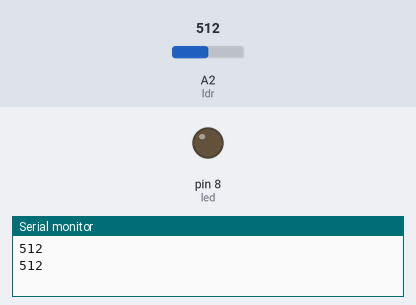
This sketch was run on a simulated Arduino Uno, built with avr-gcc and run on an emulated ATmega328P. Shown: output pins drawn as LEDs (lit = HIGH), the last lines printed to the serial monitor. The test bench sets the inputs (shaded band); at power-on: A2 (ldr) = 512.

Above: at 1.8 s.
1.9 s: A2 (ldr) set to 163
3.4 s: A2 (ldr) set to 140
At 4.7 s:
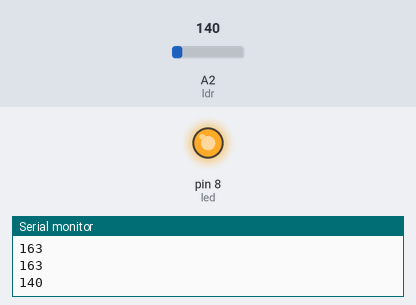
5.5 s: A2 (ldr) set to 160
At 6.3 s:
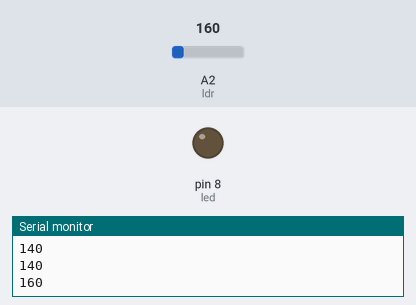
7.5 s: A2 (ldr) set to 122
At 9.0 s:
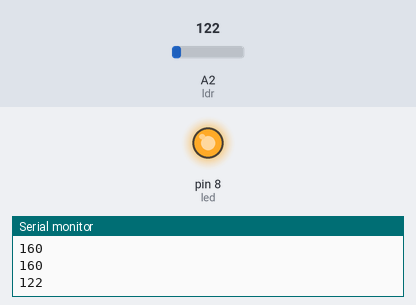
Timing chart, 0 to 10.5 s (numbered marks = the images above; inputs shaded):
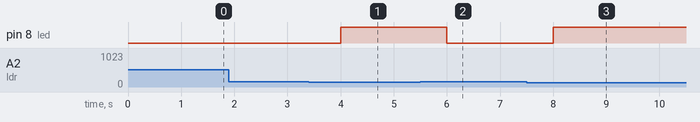

The sketch:

street_light.ino
```cpp
int brightness;
int led=8;

void setup() {
 pinMode(led,OUTPUT);
 Serial.begin(9600);

}

void loop() {
  brightness=analogRead(A2);//ldr reading
  Serial.println(brightness);//prints brightness on serial monitor
  if(brightness<=150){
    digitalWrite(led,HIGH);
  }else{
    digitalWrite(led,LOW);
  }
  delay(1000);
}
```

Measured:
- the behaviour switches between 151 and 150 on A2 (ldr) (found by bisection; images 0 and 1)
- after the input at 3.4 s, pin 8 (led): LOW → HIGH after 0.60 s
- after the input at 5.5 s, pin 8 (led): HIGH → LOW after 0.50 s
- after the input at 7.5 s, pin 8 (led): LOW → HIGH after 0.50 s
